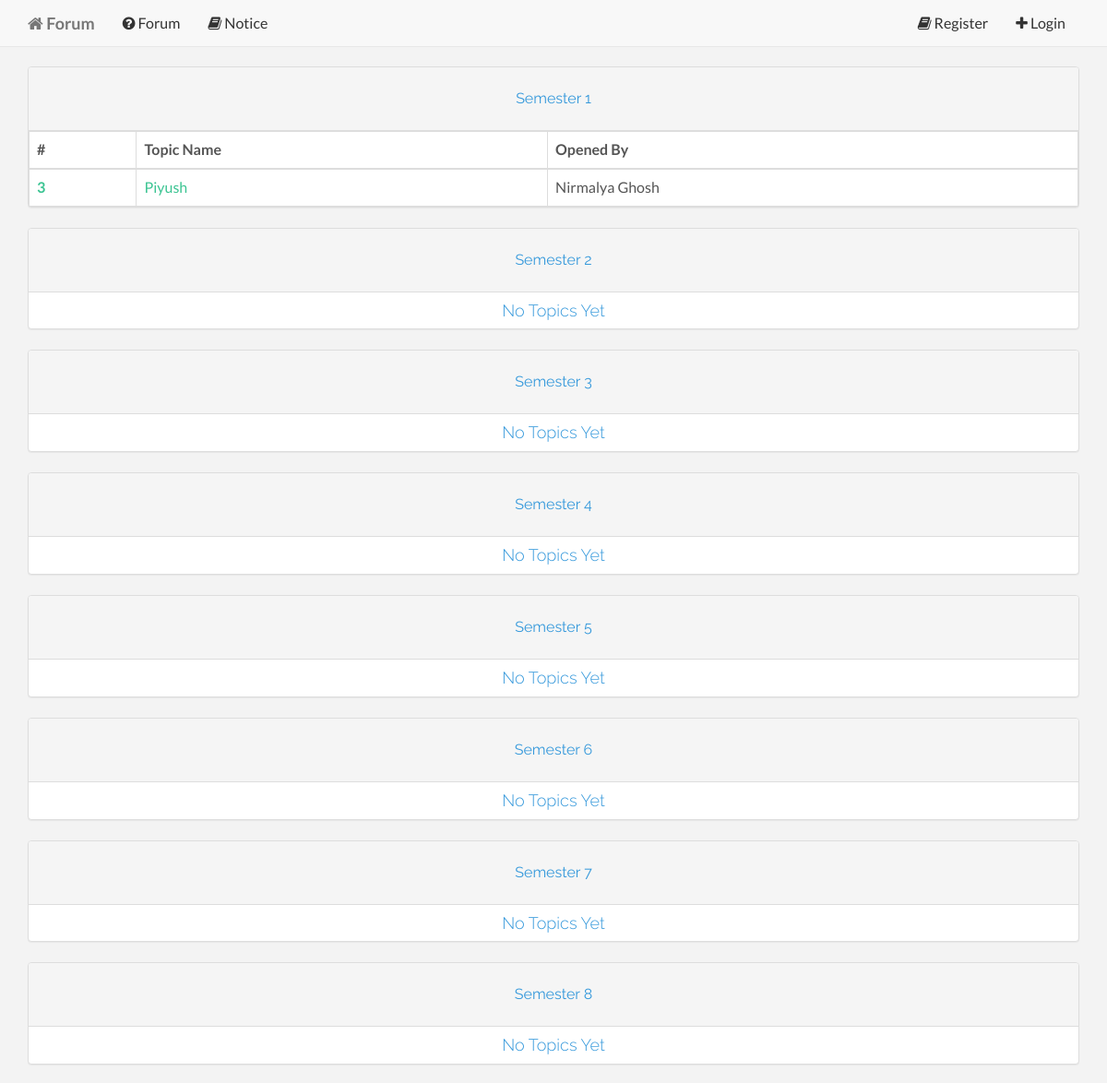
Page /notice.php on the committed database.
### tables this page shows
CREATE TABLE IF NOT EXISTS `notice_topic` (
  `notice_topic_id` int(11) NOT NULL,
  `notice_topic_name` text NOT NULL,
  `notice_topic_time` timestamp NOT NULL DEFAULT CURRENT_TIMESTAMP,
  `notice_topic_body` text NOT NULL,
  `notice_topic_created_by` varchar(255) NOT NULL,
  `notice_topic_semester` varchar(255) NOT NULL
);

CREATE TABLE IF NOT EXISTS `user` (
  `user_id` int(11) NOT NULL,
  `user_email` varchar(255) NOT NULL,
  `user_password` varchar(255) NOT NULL,
  `user_firstname` text NOT NULL,
  `user_lastname` text NOT NULL,
  `user_avatar` varchar(255) NOT NULL,
  `user_shortbio` text,
  `user_username` varchar(255) NOT NULL,
  `user_longbio` text,
  `user_website` varchar(255) DEFAULT NULL,
  `user_dob` date DEFAULT NULL,
  `user_profession` text,
  `user_gender` varchar(255) DEFAULT NULL,
  `user_address` text,
  `user_backgroundpicture` varchar(255) NOT NULL,
  `user_joindate` date NOT NULL,
  `user_country` varchar(255) DEFAULT NULL
);

### controllers/table/notice-table.php (the view)
    <div class="container">
<?php
        for($semester_id=1;$semester_id<=8;$semester_id++){
            $sql = "SELECT * FROM notice_topic where notice_topic_semester LIKE '%$semester_id%' ORDER BY notice_topic_time";
            $result = mysqli_query($database,$sql);
            $rws_count = mysqli_num_rows($result);
?>
                <div class="panel panel-default">
                    <div class="panel-heading">
                        <h3 class="panel-title">Semester <?php echo $semester_id; ?></h3>
                    </div>
<?php
                if($rws_count == 0){
?>
                    <h4 class="text-center">No Topics Yet</h4>
                </div>
<?php
                }
                else{
?>
                    <table class="table table-bordered">
                        <thead>
                            <tr>
                                <th>#</th>
                                <th>Topic Name</th>
                                <th>Opened By</th>
                            </tr>
                        </thead>
<?php
                    while($rws = mysqli_fetch_array($result)){
                        $temp_user_username = $rws['notice_topic_created_by'];
                        $sql_search_username = "SELECT * FROM user WHERE user_username = '$temp_user_username'";
                        $result_search_username = mysqli_query($database,$sql_search_username) or die(mysqli_error($database));
                        $rws_search_username = mysqli_fetch_array($result_search_username);
?>
                        <tbody>
                            <tr>
                                <th scope="row"><a href="notice-topic.php?notice_topic_id=<?php echo $rws['notice_topic_id'];?>"><?php echo $rws['notice_topic_id'];?></a></th>
                                <td><a href="notice-topic.php?notice_topic_id=<?php echo $rws['notice_topic_id'];?>"><?php echo $rws['notice_topic_name'];?></a></td>
                                <td><?php echo $rws_search_username['user_firstname'];?> <?php echo $rws_search_username['user_lastname'];?></td>
                            </tr>
                        </tbody>
<?php
                    }
?>
                    </table>
                </div>
<?php
                }
        }
?>
    </div>

### assets/css/base/main.css (style rules this page uses)
h1, h2, h3, h4, h5, h6 { font-family: "Raleway"; font-weight: 300; color: #3498db; }
h3 { font-weight: 400; }
a { color: #3bc492; -webkit-transition: color 0.1s ease-in, background 0.1s ease-in; -moz-transition: color 0.1s ease-in, background 0.1s ease-in; -ms-transition: color 0.1s ease-in, background 0.1s ease-in; -o-transition: color 0.1s ease-in, background 0.1s ease-in; transition: color 0.1s ease-in, background 0.1s ease-in; }
a:before, a:after { -webkit-transition: color 0.1s ease-in, background 0.1s ease-in; -moz-transition: color 0.1s ease-in, background 0.1s ease-in; -ms-transition: color 0.1s ease-in, background 0.1s ease-in; -o-transition: color 0.1s ease-in, background 0.1s ease-in; transition: color 0.1s ease-in, background 0.1s ease-in; }
h3 { text-align: center; line-height: 300%; }
.panel-default { margin-top: 22px; }

### rows in the picture
notice_topic: notice_topic_id "3", notice_topic_name "Piyush", user.user_firstname "Nirmalya", user.user_lastname "Ghosh"
